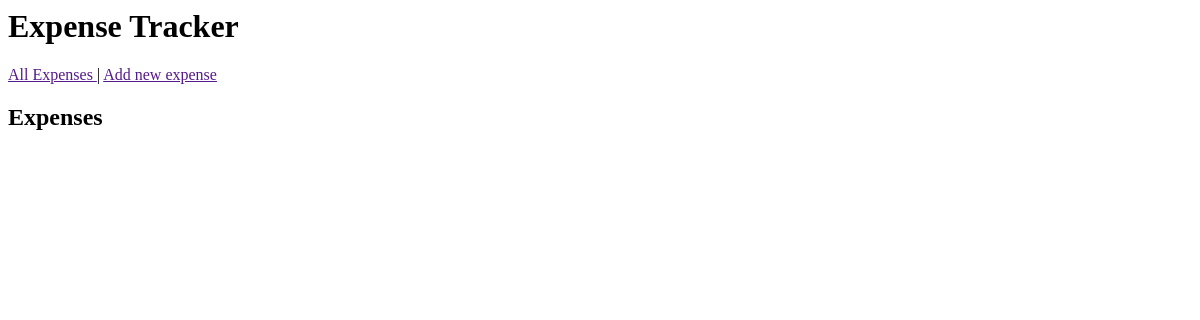
Before: /expenses with the older database file.
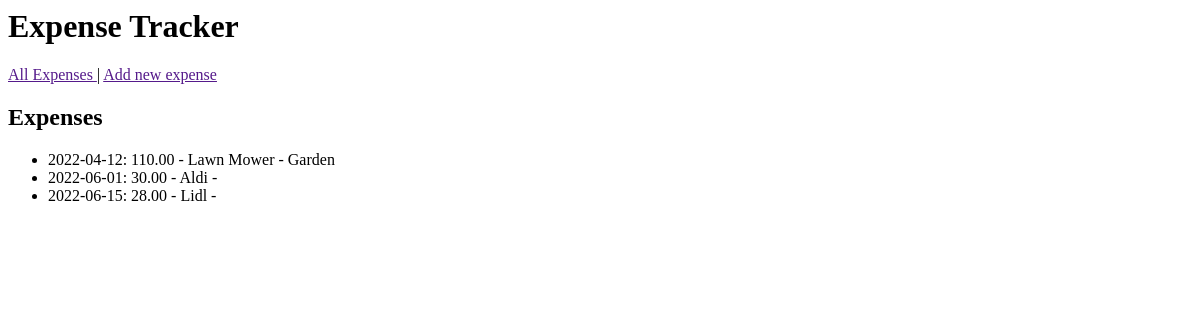
After: the same page with the newer database file.
### expense_traces/models.py (models this page shows)
class Expenses(models.Model):
    ''' A short description of the expense'''
    expense_short = models.CharField(max_length=50)
    ''' Expense value'''
    expense_value = MoneyField(max_digits=14, decimal_places=2, default_currency='EUR')
    expense_date = models.DateField(auto_now=False)
    expense_category = models.CharField(max_length=50)
    def __str__(self) -> str:
        return f"{self.expense_date}: {self.expense_value} - {self.expense_short} - {self.expense_category}"

### expense_traces/views.py (the view)
# urls.py: path('expenses',views.expenses,name='expenses'),
def expenses(request):
    expenses = Expenses.objects.order_by('expense_date')
    context = {'expenses': expenses}
    return render(request, 'expenses.html', context)

### expense_traces/templates/expenses.html
{% extends 'base.html' %}
{% block content %}
<h2>Expenses</h2>
<ul>
    {% for expense in expenses %}
    <li>{{expense}}</li>
    {% endfor %}
</ul>
{% endblock content %}

### expense_traces/templates/base.html
<h1>Expense Tracker</h1>
<p>
    <a href=""> All Expenses </a> | <a href=""> Add new expense <a>
</p>
{% block content %}{% endblock content %}

Changed rows visible on the page:
added Expenses: expense_date+expense_value+expense_short "2022-04-12: 110.00 - Lawn Mower - Garden"
added Expenses: expense_date+expense_value+expense_short "2022-06-01: 30.00 - Aldi -"
added Expenses: expense_date+expense_value+expense_short "2022-06-15: 28.00 - Lidl -"
